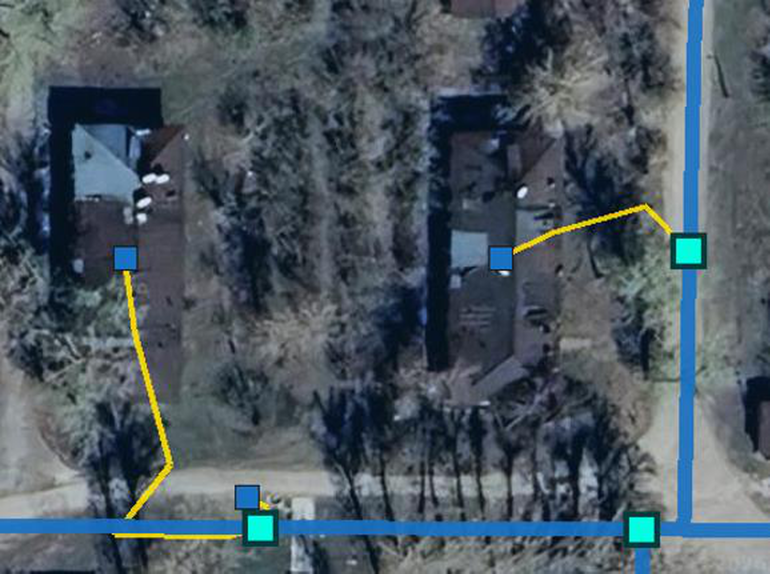
#> input picture work/altay2/img_9_4x.png, 2308 x 1720 px, found by its file name (shown at 1/3 size)
$ python 55g_pairs.py
#> lines starting #> are read from the running program, lines starting #| are printed output that depends on the picture
#!/usr/bin/env python3
# -*- coding: utf-8 -*-
"""Task 55g: пары «фрагмент заказчика (4x) | кроп карты с ID» для VLM."""
from pathlib import Path

from PIL import Image, ImageDraw, ImageFont

DIR = Path('/home/z/my-project/work/altay2')
FONT = ImageFont.truetype(
    '/usr/share/fonts/truetype/dejavu/DejaVuSans-Bold.ttf', 48)

PAIRS = {
    'img_9': ('img_9_4x.png', 'region2_img_9.jpg'),
    'img_10': ('img_10_4x.png', 'region2_img_10.jpg'),
    'img_11': ('img_11_4x.png', 'region2_img_11.jpg'),
    'img_12': ('img_12_4x.png', 'region2_img_12.jpg'),
}

for name, (fig_f, map_f) in PAIRS.items():
    fig = Image.open(DIR / fig_f).convert('RGB')
#> fig is the input picture: PIL image 2308x1720 RGB; mean R, G, B 74.9, 87.5, 96.8
    mp = Image.open(DIR / map_f).convert('RGB')
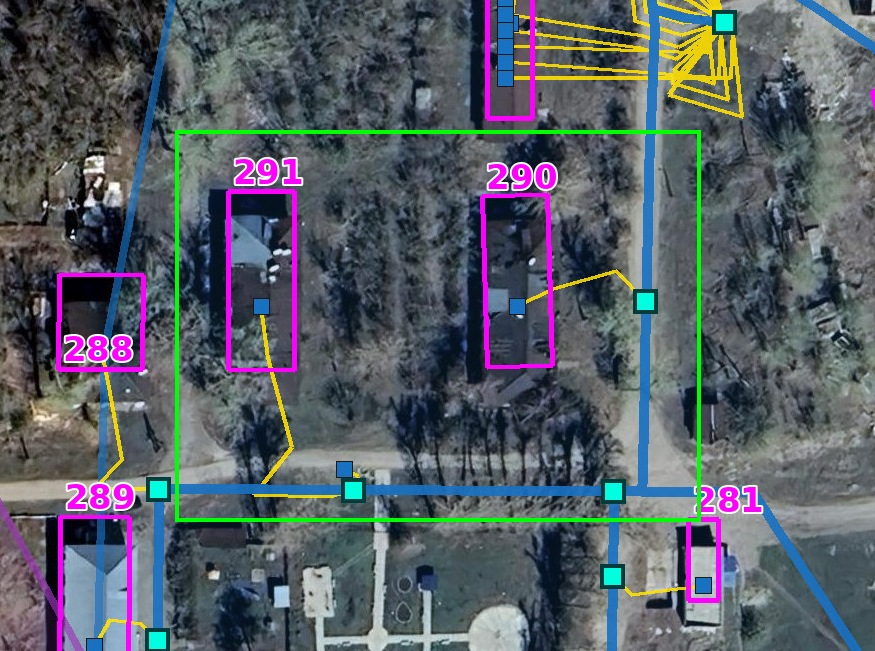
#> input picture work/altay2/region2_img_9.jpg, 875 x 651 px, found by its file name
#> mp is the input picture: PIL image 875x651 RGB; mean R, G, B 86.7, 93.6, 101.2
    # нормируем высоты к 700
    H = 700
    fig = fig.resize((int(fig.width * H / fig.height), H), Image.LANCZOS)
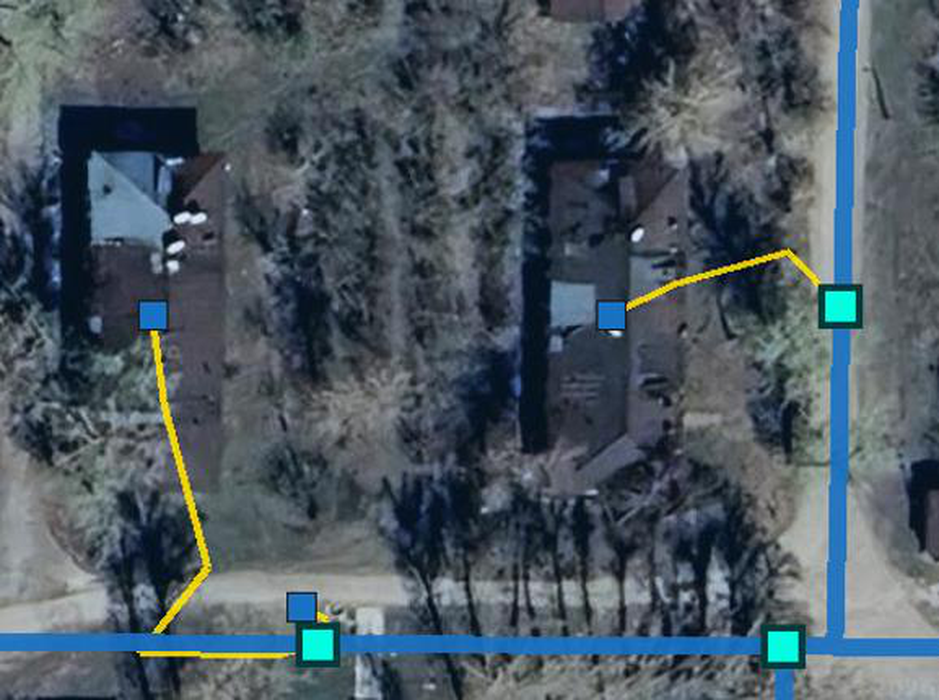
#> fig: PIL image 939x700 RGB; mean R, G, B 74.9, 87.5, 96.8
    mp = mp.resize((int(mp.width * H / mp.height), H), Image.LANCZOS)
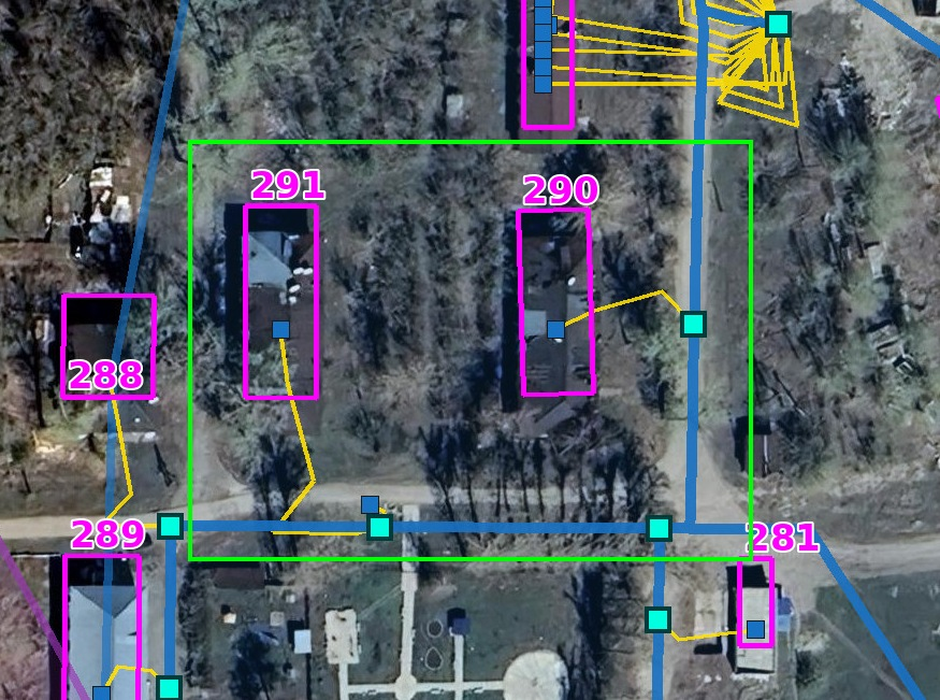
#> mp: PIL image 940x700 RGB; mean R, G, B 86.7, 93.6, 101.2
    W = fig.width + mp.width + 60
#> W = 1939
    canvas = Image.new('RGB', (W, H + 90), (24, 24, 24))
#> canvas: PIL image 1939x790 RGB; every value is 24
    canvas.paste(fig, (10, 80))
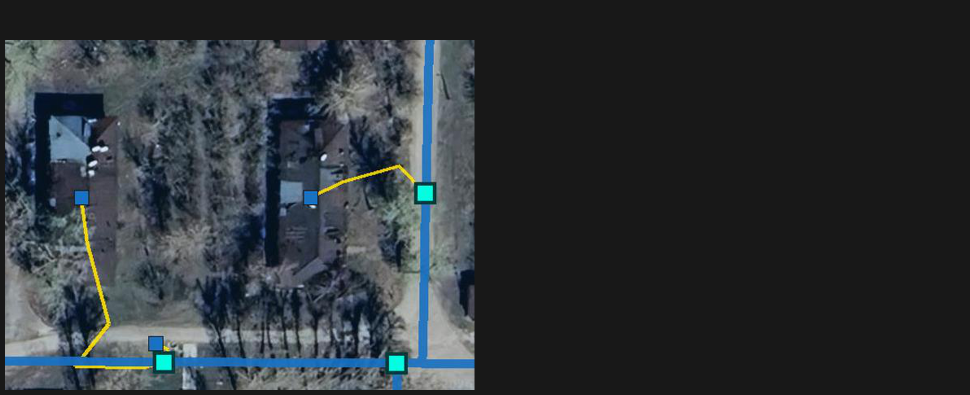
#> canvas: PIL image 1939x790 RGB (shown at 1/2 size); mean R, G, B 45.8, 51.3, 55.2
    canvas.paste(mp, (fig.width + 50, 80))
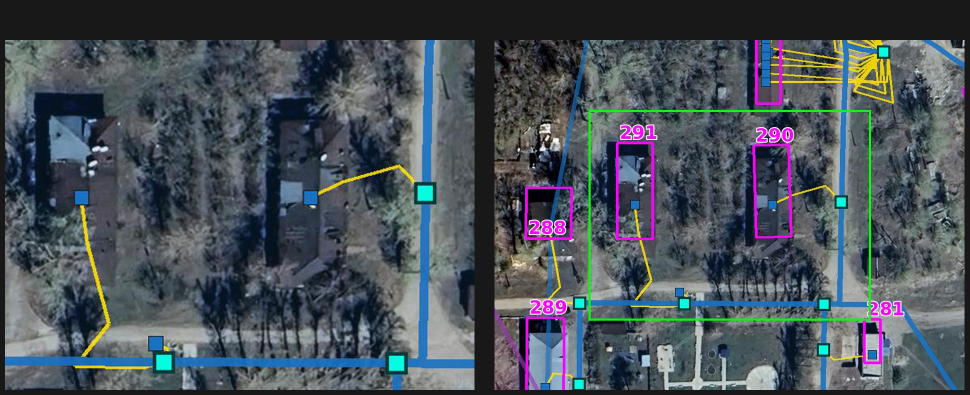
#> canvas: PIL image 1939x790 RGB (shown at 1/2 size); mean R, G, B 72.8, 81.1, 88.4
    dr = ImageDraw.Draw(canvas)
    dr.text((10, 12), 'A: фрагмент заказчика', font=FONT, fill=(255, 220, 80))
    dr.text((fig.width + 50, 12), 'B: карта с ID (посл. 3 цифры)',
            font=FONT, fill=(120, 220, 255))
    out = DIR / f'pair_{name}.jpg'
    canvas.save(out, quality=92)
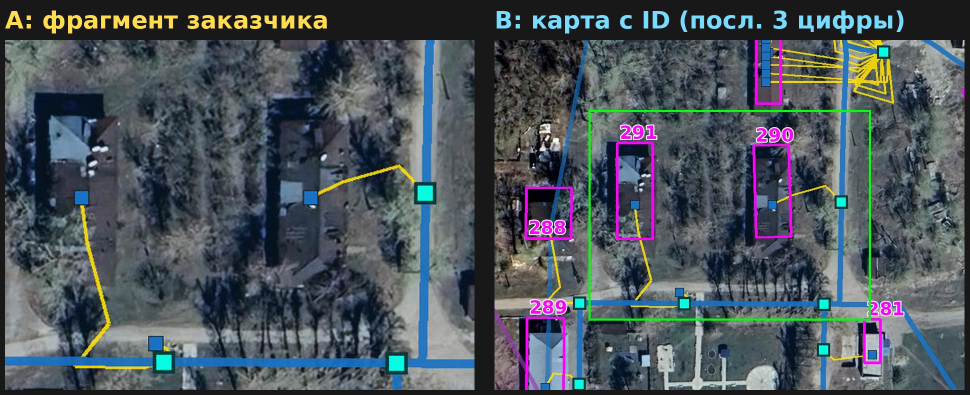
#> saved as pair_img_9.jpg: PIL image 1939x790 RGB (shown at 1/2 size); mean R, G, B 74.9, 83.8, 90.4
    print(f'{name}: {out.name} {canvas.size}')
#| img_9: pair_img_9.jpg (1939, 790)
#> pass 2 of the loop `for name, (fig_f, map_f) in PAIRS.items():`:
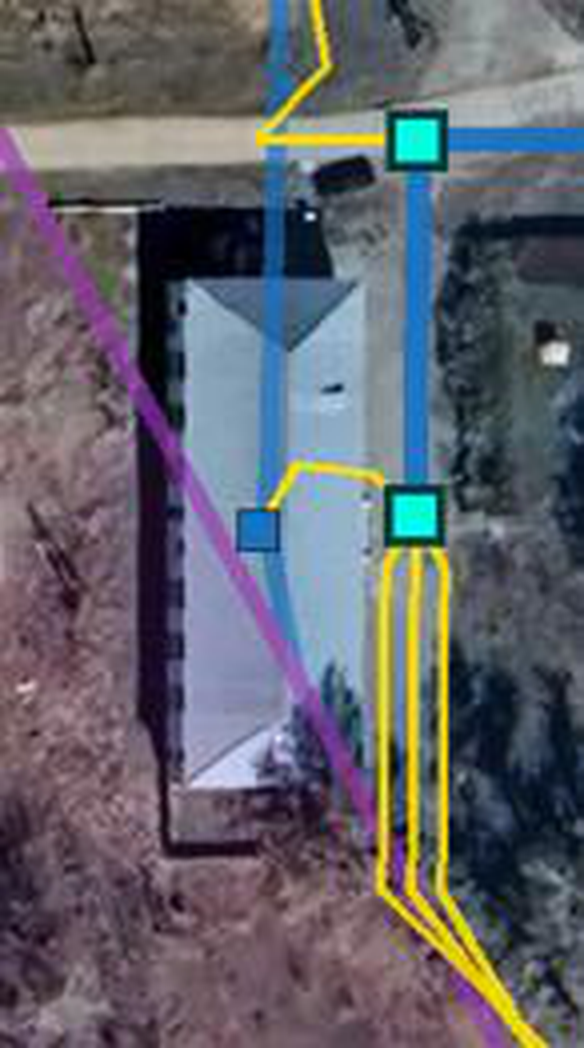
#> input picture work/altay2/img_10_4x.png, 584 x 1048 px, found by its file name
#> fig is the input picture: PIL image 584x1048 RGB; mean R, G, B 98.5, 99.1, 107.4
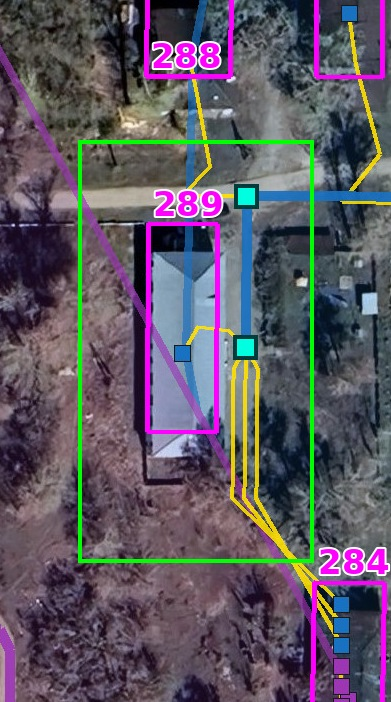
#> input picture work/altay2/region2_img_10.jpg, 391 x 702 px, found by its file name
#> mp is the input picture: PIL image 391x702 RGB; mean R, G, B 93.7, 86.9, 98.6
#> fig: PIL image 390x700 RGB
#> mp: PIL image 389x700 RGB
#> `canvas.save(out, quality=92)`:
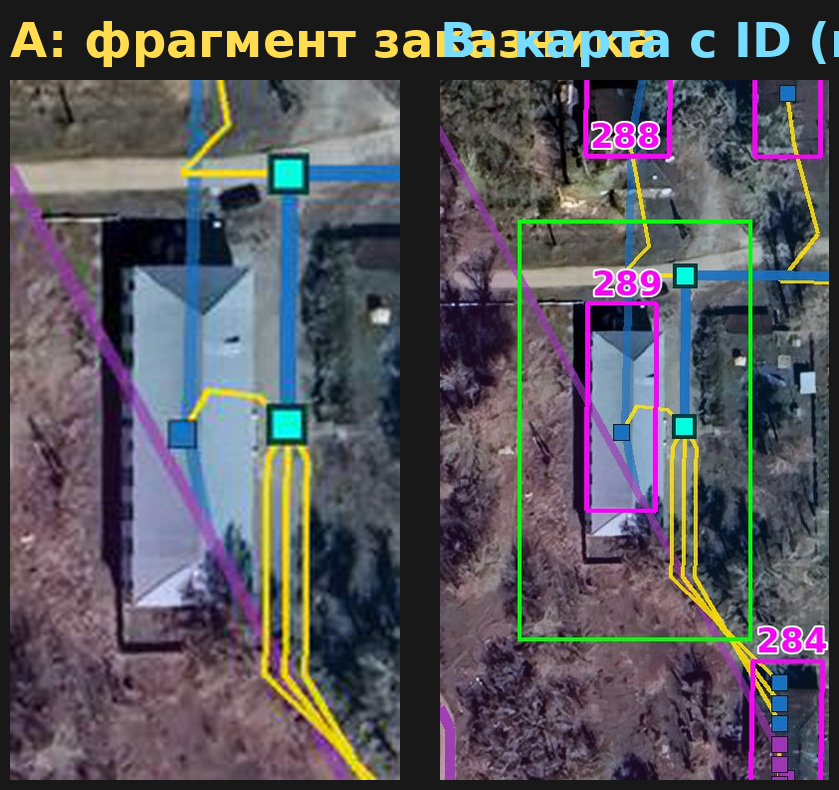
#> saved as pair_img_10.jpg: PIL image 839x790 RGB; mean R, G, B 86.8, 84.7, 91.5
#| img_10: pair_img_10.jpg (839, 790)
#> pass 3 of the loop `for name, (fig_f, map_f) in PAIRS.items():`:
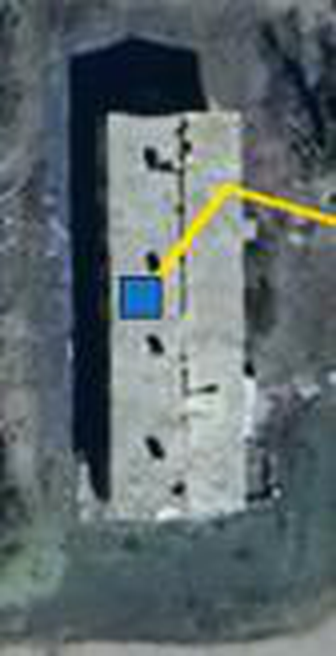
#> input picture work/altay2/img_11_4x.png, 336 x 656 px, found by its file name
#> fig is the input picture: PIL image 336x656 RGB; mean R, G, B 94.6, 105.9, 108.9
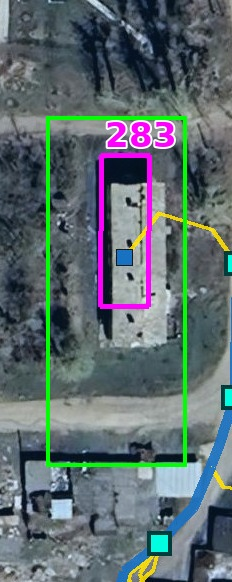
#> input picture work/altay2/region2_img_11.jpg, 232 x 582 px, found by its file name
#> mp is the input picture: PIL image 232x582 RGB; mean R, G, B 93.3, 107.4, 110.3
#> fig: PIL image 358x700 RGB
#> mp: PIL image 279x700 RGB
#> `canvas.save(out, quality=92)`:
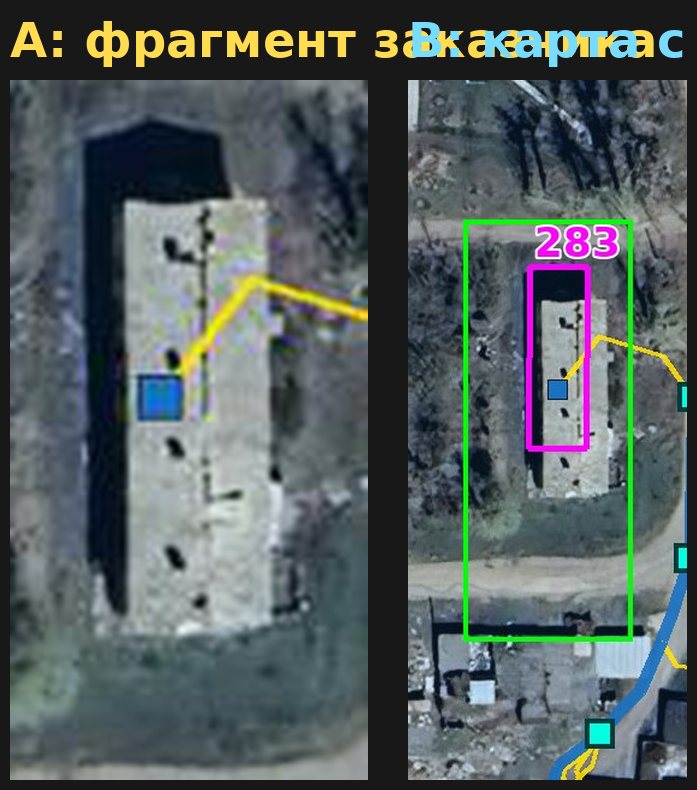
#> saved as pair_img_11.jpg: PIL image 697x790 RGB; mean R, G, B 84.6, 94.9, 95.6
#| img_11: pair_img_11.jpg (697, 790)
#> (the run stopped early here; a loop or call above may not have finished)
